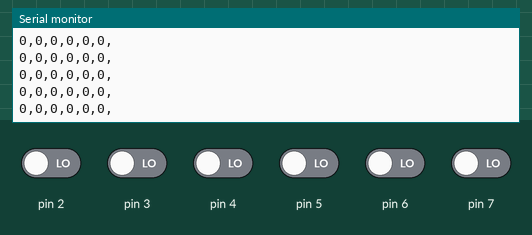
Recording of a sketch running on a simulated Arduino Uno, built with avr-gcc and run on an emulated ATmega328P. Shown: the last lines printed to the serial monitor. Inputs (shaded band) come from the test bench; at power-on: pin 2–7 LOW.

Above: at 1.2 s.
1.3 s: pin 2 driven HIGH
At 2.0 s:
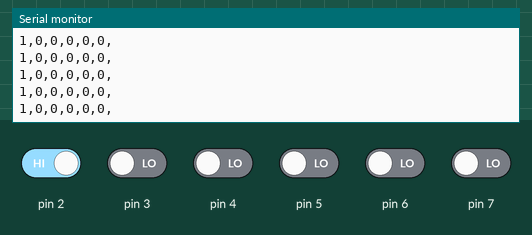
4.3 s: pin 3 driven HIGH
At 4.8 s:
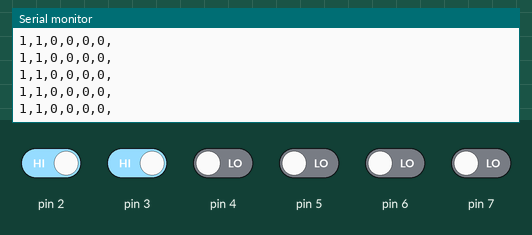
5.8 s: pin 4 driven HIGH
At 6.7 s:
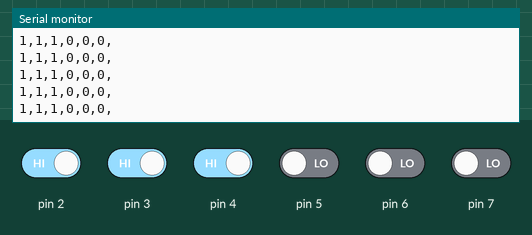
7.3 s: pin 5 driven HIGH
At 8.2 s:
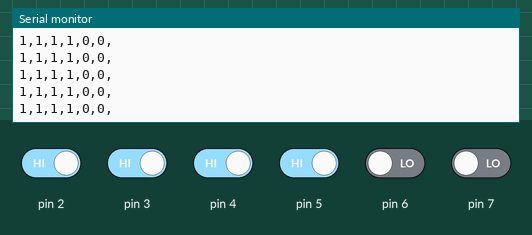
10.3 s: pin 6 driven HIGH
At 11.3 s:
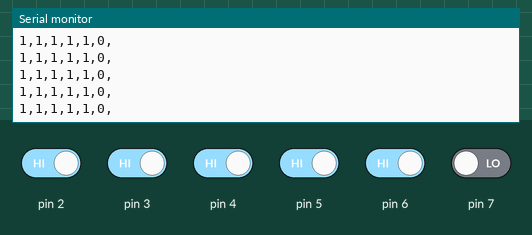
11.8 s: pin 7 driven HIGH
At 12.6 s:
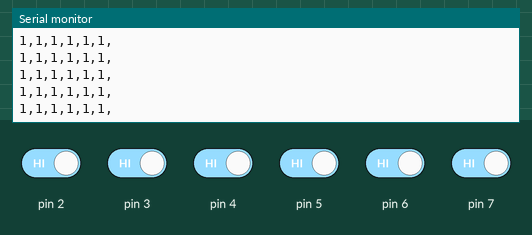

Measured:
- after the input at 1.3 s, the serial monitor: prints a new line after 0.07 s (image 1)
- after the input at 4.3 s, the serial monitor: prints a new line after 0.07 s (image 2)
- after the input at 5.8 s, the serial monitor: prints a new line after 0.07 s (image 3)
- after the input at 7.3 s, the serial monitor: prints a new line after 0.07 s (image 4)
- after the input at 10.3 s, the serial monitor: prints a new line after 0.08 s (image 5)
- after the input at 11.8 s, the serial monitor: prints a new line after 0.08 s (image 6)

The sketch:

ankit.ino
```cpp
int temp[6];
int a[]={0,1,1,0,0,0};
bool flags[]={false, false, false, false, false, false};
int count=0;
int i=0;
void setup() {

  // put your setup code here, to run once:
  for (int x = 2; x < 9; x++) {
    pinMode(x, INPUT);
    Serial.begin(9600);

  }

}

void loop() {
  // put your main code here, to run repeatedly:

temp[0] = digitalRead(2);
temp[1] = digitalRead(3);
temp[2] = digitalRead(4);
temp[3] = digitalRead(5);
temp[4] = digitalRead(6);
temp[5] = digitalRead(7);


for(int y=0; y<=5; y++){
if(temp[y] != 0){
  flags[y]=true;
  }
Serial.print(flags[y]);
Serial.print(",");
//Serial.print(temp[y]);
//Serial.print(",");
}

Serial.println("");
int len_a =sizeof(a)/sizeof(int);
for (int n=0;n<len_a;n++) if (a[n]!=flags[n]) return false; Serial.println("sucess"); for (int i=0; i<=len_a; i++) flags[i]=false; //reset flags
return true; Serial.println("fail");
delay(300);
//Serial.print("one:");
//Serial.println(one);

//Serial.print("two:");
//Serial.println(two);
//
//Serial.print("three:");
//Serial.println(three);

//Serial.print("four:");
//Serial.println(four);

//Serial.print("five:");
//Serial.println(five);

//Serial.print("six:");
//Serial.println(six);


}
```
